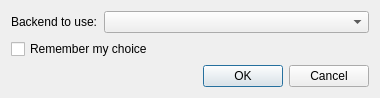
<?xml version="1.0" encoding="UTF-8"?>
<ui version="4.0">
 <class>ChooseBackendDialog</class>
 <widget class="QDialog" name="ChooseBackendDialog">
  <property name="geometry">
   <rect>
    <x>0</x>
    <y>0</y>
    <width>380</width>
    <height>94</height>
   </rect>
  </property>
  <property name="windowTitle">
   <string>Choose backend</string>
  </property>
  <layout class="QVBoxLayout" name="verticalLayout">
   <item>
    <layout class="QHBoxLayout" name="horizontalLayout">
     <item>
      <widget class="QLabel" name="label">
       <property name="text">
        <string>Backend to use:</string>
       </property>
      </widget>
     </item>
     <item>
      <widget class="QComboBox" name="BackendSelector_">
       <property name="sizePolicy">
        <sizepolicy hsizetype="Expanding" vsizetype="Fixed">
         <horstretch>0</horstretch>
         <verstretch>0</verstretch>
        </sizepolicy>
       </property>
      </widget>
     </item>
    </layout>
   </item>
   <item>
    <widget class="QCheckBox" name="RememberBox_">
     <property name="text">
      <string>Remember my choice</string>
     </property>
    </widget>
   </item>
   <item>
    <widget class="QDialogButtonBox" name="buttonBox">
     <property name="orientation">
      <enum>Qt::Horizontal</enum>
     </property>
     <property name="standardButtons">
      <set>QDialogButtonBox::Cancel|QDialogButtonBox::Ok</set>
     </property>
    </widget>
   </item>
  </layout>
 </widget>
 <resources/>
 <connections>
  <connection>
   <sender>buttonBox</sender>
   <signal>accepted()</signal>
   <receiver>ChooseBackendDialog</receiver>
   <slot>accept()</slot>
   <hints>
    <hint type="sourcelabel">
     <x>248</x>
     <y>254</y>
    </hint>
    <hint type="destinationlabel">
     <x>157</x>
     <y>274</y>
    </hint>
   </hints>
  </connection>
  <connection>
   <sender>buttonBox</sender>
   <signal>rejected()</signal>
   <receiver>ChooseBackendDialog</receiver>
   <slot>reject()</slot>
   <hints>
    <hint type="sourcelabel">
     <x>316</x>
     <y>260</y>
    </hint>
    <hint type="destinationlabel">
     <x>286</x>
     <y>274</y>
    </hint>
   </hints>
  </connection>
 </connections>
</ui>
